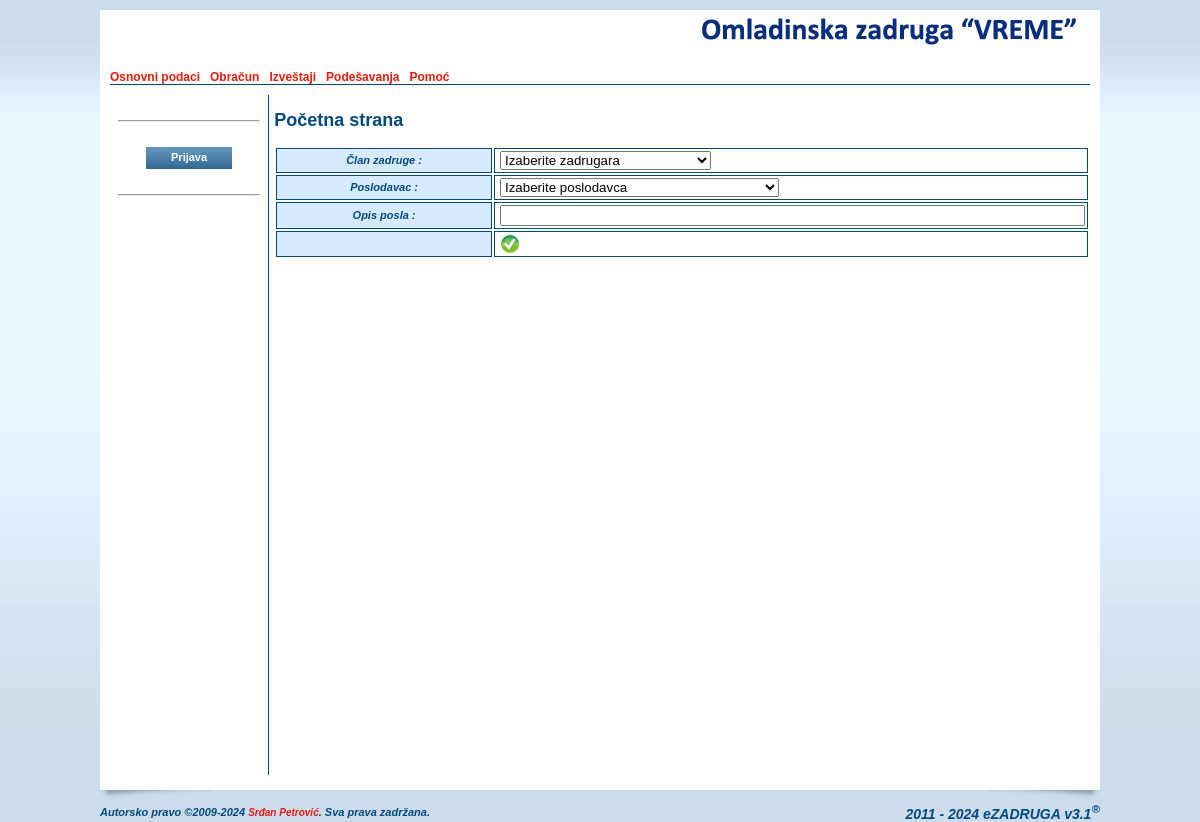
The app's page /radniuput.php with its own data.
### tables this page shows
CREATE TABLE IF NOT EXISTS `oszcooperative` (
  `ID` smallint(6) NOT NULL AUTO_INCREMENT,
  `name` varchar(255) NOT NULL,
  `short` varchar(50) NOT NULL,
  `shortest` varchar(25) NOT NULL,
  `address` varchar(255) DEFAULT NULL,
  `IDPlace` smallint(6) DEFAULT NULL,
  `phone` varchar(20) DEFAULT NULL,
  `mobile` varchar(20) DEFAULT NULL,
  `fax` varchar(20) DEFAULT NULL,
  `email` varchar(255) DEFAULT NULL,
  `url` varchar(255) DEFAULT NULL,
  `account` varchar(255) DEFAULT NULL,
  `reference` varchar(255) NOT NULL,
  `pib` varchar(20) DEFAULT NULL,
  `idnumber` varchar(20) DEFAULT NULL,
  `activity` varchar(20) NOT NULL,
  `currentyear` varchar(4) NOT NULL,
  `contracthours` tinyint(4) NOT NULL DEFAULT '0',
  `memberhours` tinyint(4) NOT NULL DEFAULT '0',
  `headimage` varchar(255) DEFAULT NULL,
  `pdfimage` varchar(255) DEFAULT NULL,
  PRIMARY KEY (`ID`),
  KEY `name` (`name`),
  KEY `IDPlace` (`IDPlace`)
);

CREATE TABLE IF NOT EXISTS `oszmenu` (
  `ID` smallint(6) NOT NULL AUTO_INCREMENT,
  `title` varchar(70) NOT NULL,
  `link` varchar(255) NOT NULL,
  `root` smallint(6) NOT NULL DEFAULT '0',
  `sort` tinyint(4) DEFAULT NULL,
  `sub_item` tinyint(4) NOT NULL DEFAULT '-1',
  `show_admin` tinyint(4) NOT NULL DEFAULT '0',
  PRIMARY KEY (`ID`),
  KEY `title` (`title`),
  KEY `root` (`root`),
  KEY `link` (`link`)
);

### include/c_session.php (called while the page is built, shortened)
<?php
class c_Session {
  public function _getTimeScale() {
    if (isset($_SESSION['_OSZ_TimeScale']))
      return (int) $_SESSION['_OSZ_TimeScale'];
    else {
      $query = mysql_query("SELECT * FROM OSZCooperative") or die(mysql_error());
      return (int) $_SESSION['_OSZ_TimeScale'];
    }
  }
}
?>

### radniuput.php (the view, shortened to what this page needs)
<?php
include_once('./header.php');
?>
              <h2><?=$GLOBALS["sectiontitle"];?></h2>
              <form name="newMember" method="POST" action="./pdfuput.php" target="_blank">
              <table cellpadding="2" cellspacing="2" border="0" class="table_browse" width="100%">
                <tr>
                  <th width="30%">Član zadruge : </th>
                  <td width="70%">
                    <select name="selMember" id="selMember">
                      <option value="-1">Izaberite zadrugara</option>
                    </select>
                  </td>
                </tr>
                <tr>
                  <th width="30%">Poslodavac : </th>
                  <td width="70%">
                    <select name="selEmployer" id="selEmployer">
                      <option value="-1">Izaberite poslodavca</option>
                    </select>
                  </td>
                </tr>
                <tr>
                  <th width="30%">Opis posla : </th>
                  <td width="70%">
                    <input name="jobdescription" id="jobdescription" size="70" maxlenght="255" />
                  </td>
                </tr>
                <tr>
                  <th width="30%">&nbsp;</th>
                  <td width="70%">
                    <input type="image" src="./images/form/save.jpg" name="submit" alt="Radni uput" title="Radni uput" onClick="javascript:return checkMember('Izaberite člana zadruge!');" />
                  </td>
                </tr>
              </table>
              </form>
<?php
include_once('./footer.php');
?>

### header.php (shortened to what this page needs)
<?php
require_once('./include/c_session.php');
require_once('./lang/sr.php');
if (!isset($_session))
{
  $_session = new c_Session;
}
$_esettings = $_session->_getSettings();
if (count($_esettings) == 0) {
  $query = mysql_query("select * from esettings where ID > 0 LIMIT 1") or die(mysql_error());
  $_esettings = mysql_fetch_array($query);
}
$_oszcooperative = $_session->_getCooperative();
if (count($_oszcooperative) == 0) {
  $query = mysql_query("select * from oszcooperative where ID > 0 LIMIT 1") or die(mysql_error());
  $_oszcooperative = mysql_fetch_array($query);
}
$_timescale   = $_session->_getTimeScale();
$_menu   = array();
$_root   = 0;
$_father = 0;
$query = mysql_query("SELECT * FROM oszmenu ORDER BY root, sort") or die(mysql_error());
while ($res = mysql_fetch_array($query)) {
  if ($res['root'] > 0) {
    foreach($_menu[0] as $key => $menu) {
      if ($key == $res['root']) {
        $_menu[0][$key]['submenu'][$res['ID']] = array(
        "ID"        => $res['ID'],
        "title"     => $res['title'],
        "link"      => $res['link'],
        "root"      => $res['root'],
        "sort"      => $res['sort'],
        "sub_item"  => $res['sub_item'],
        "show_admin"=> $res['show_admin']
        );
      }
    }
  } else {
    $_menu[0][$res['ID']] = array(
      "ID"    => $res['ID'],
      "title" => $res['title'],
      "link"  => $res['link'],
      "root"  => $res['root'],
      "sort"      => $res['sort'],
      "sub_item"  => $res['sub_item'],
      "show_admin"=> $res['show_admin']
    );
  }
}
?>
<!DOCTYPE html PUBLIC "-//W3C//DTD XHTML 1.0 Transitional//EN" "http://www.w3.org/TR/xhtml1/DTD/xhtml1-transitional.dtd">
<html xmlns="http://www.w3.org/1999/xhtml" >
  <head>
    <link href="./css/style.css" rel="stylesheet" type="text/css">
    <link href="./css/calendar.css" rel="stylesheet" type="text/css">
  </head>
<?php
if (isset($preload_image) && is_array($preload_image)) {
  $strOnLoad = "javascript:MM_preloadImages(";
  $start = true;
  foreach($preload_image as $_image) {
    if ($start)
    {
      $start = false;
      $strOnLoad .= "'". $_image."'";
    } else $strOnLoad .= ",'". $_image."'";
  }
?>
  <body OnLoad="<?=$strOnLoad;?>">
<?php
} else {
?>
  <body>
<?php
}
?>
    <div class="main_content_location" align="center" valign="top">
      <table cellpadding="0" cellspacing="0" border="0">
        <tr>
          <td colspan="2" valign="top">
            <table cellpadding="0" cellspacing="0" border="0" class="content_all">
              <tr>
                <td class="content_all_left"><img src="./images/1px.gif" /></td>
                <td class="content_main" valign="top">
                    <table cellpadding="0" cellspacing="0" border="0" class="content_main">
                      <tr>
                        <td>
                          <table cellpadding="0" cellspacing="0" border="0" class="header">
                            <tr>
                              <td align="left" class="header_left">
                              </td>
                              <td align="right" valign="top" class="header_right">
                                <a href="./index.php">
<?php if (isset($_esettings["custom_head"]) && $_esettings["custom_head"] && isset($_oszcooperative["headimage"]) && file_exists($_oszcooperative["headimage"])) { ?>
                                  <img src="<?=$_oszcooperative["headimage"];?>" alt="<?=$_LANG["sr"]["MAIN_IMAGE_ALT"];?>" title="<?=$_LANG["sr"]["MAIN_IMAGE_ALT"];?>" />
<?php } else { ?>
                                  <img src="./images/ezadruga_logo.png" alt="<?=$_LANG["sr"]["MAIN_IMAGE_ALT"];?>" title="<?=$_LANG["sr"]["MAIN_IMAGE_ALT"];?>" />
<?php } ?>
                                </a>
                              </td>
                            </tr>
                            <tr>
                              <td class="main_menu" colspan="2">
<?
  foreach ($_menu[0] as $key => $menu) {
    if (intval($menu["sort"]) > 0) {
      if ($key == $_father || $key == $_root){
        if ($_menu[0][$key]["show_admin"] && $GLOBALS["admin"]) {
?>
                                <a href="./<?=$_menu[0][$key]["link"];?>" class="main_menu_selected"><?=$_menu[0][$key]["title"];?></a> &nbsp;
<?
        } else {
?>
                                <a href="./<?=$_menu[0][$key]["link"];?>" class="main_menu_selected"><?=$_menu[0][$key]["title"];?></a> &nbsp;
<?
        }
      } else {
        if ($_menu[0][$key]["show_admin"] && $GLOBALS["admin"]) {
?>
                                <a href="./<?=$_menu[0][$key]["link"];?>"><?=$_menu[0][$key]["title"];?></a> &nbsp;
<?
        } else {
?>
                                <a href="./<?=$_menu[0][$key]["link"];?>"><?=$_menu[0][$key]["title"];?></a> &nbsp;
<?
        }
      }
    }
  }
?>
                              </td>
                          </table>
                        </td>
                      </tr>
                      <tr>
                        <td valign="top">
                          <table cellpadding="0" cellspacing="0" border="0" class="main_content">
                            <tr>
                              <td class="left_menu" valign="top">
                                <hr style="margin-top:25px;margin-bottom:25px;width:140px;"/>
                                <div align="center">
<?php if (!$GLOBALS["admin"]) { ?>
                                  <form name="frmLogin" action="./login.php" method="POST">
                                    <input type="submit" name="login" id="login" class="btn" value=" &nbsp; &nbsp; Prijava &nbsp; &nbsp; " />
                                  </form>
<?php } ?>
                                </div>
                                <hr style="margin-top:25px;width:140px;" />
                              </td>
                              <td style="width:830px;padding-left:5px;" valign="top">

### css/style.css (style rules this page uses)
body { margin: 0px; padding: 0px; background-color:#ccdcec; background-image:url(bg.jpg); background-repeat:repeat-x; font-family:Arial, Tahoma, Georgia; font-size:12px; color:#004A7F; }
a { font-size:12px; color:#ea1b0a; text-decoration:none; font-weight: bold; }
table { text-align: left; font-size:12px; }
img { border-top: 0px none; border-left: 0px none; border-right: 0px none; border-bottom: 0px none; }
.header { width: 980px; height: 60px; }
.header_left { width: 390px; height: 60px; }
.header_right { width: 590px; height: 60px; }
.main_content_location { padding-top: 10px; }
.content_all { margin: 0px; padding: 0px; background-color:#FFFFFF; width:1000px; }
.content_all_left { background-color:#FFFFFF; width:10px; }
.content_main { width: 980px; background-color:#FFFFFF; font-size:12px; }
.main_content { width: 980px; height:680px; background-color:#FFFFFF; font-size:12px; margin-top:10px; }
.main_menu { border-bottom: 1px solid #004A7F; }
.left_menu { width:160px; border-right: 1px solid #004A7F; }
.table_browse { font-size:11px; }
.table_browse th { font-weight: bold; text-align: left; font-style: italic; background-color: #D6EBFF; border-top: 1px solid #004A7F; border-left: 1px solid #004A7F; border-right: 1px solid #004A7F; border-bottom: 1px solid #004A7F; }
.table_browse td { border-top: 1px solid #004A7F; border-left: 1px solid #004A7F; border-right: 1px solid #004A7F; border-bottom: 1px solid #004A7F; padding-left: 5px; }
.table_browse th { font-weight: bold; font-style: italic; text-align: center; background-color: #D6EBFF; border-top: 1px solid #004A7F; border-left: 1px solid #004A7F; border-right: 1px solid #004A7F; border-bottom: 1px solid #004A7F; padding-left: 15px; padding-right: 15px; }
.btn { height:22px; border:none; background-color:#004A7F; background-image:url(btn.jpg); background-repeat:repeat-x; color:#FFFFFF; font-size:11px; cursor:pointer; font-weight:bold; padding:0px 10px 2px 10px; }

### records on screen
oszcooperative: headimage (picture)
oszmenu: title "Osnovni podaci"
oszmenu: title "Obračun"
oszmenu: title "Izveštaji"
oszmenu: title "Podešavanja"
oszmenu: title "Pomoć"

### other values on screen
$GLOBALS["sectiontitle"] "Početna strana"
$GLOBALS["version"] "3.1"
